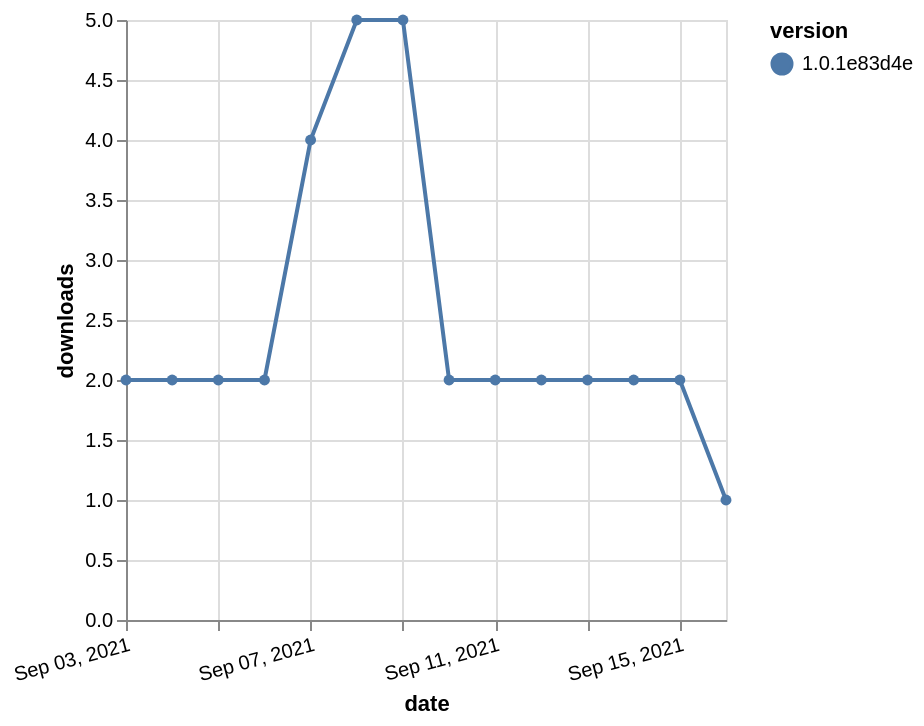

Describe this chart as a Vega-Lite specification.
### Vega-Lite specification from a JSON file in a GitHub repository (floating-point values rounded to 4 significant figures)
{"$schema": "https://vega.github.io/schema/vega-lite/v5.json", "description": "A simple bar chart with embedded data.", "data": {"values": [{"date": "2021-09-03", "total": 2153, "delta": 2, "version": "1.0.1e83d4e"}, {"date": "2021-09-04", "total": 2155, "delta": 2, "version": "1.0.1e83d4e"}, {"date": "2021-09-05", "total": 2157, "delta": 2, "version": "1.0.1e83d4e"}, {"date": "2021-09-06", "total": 2159, "delta": 2, "version": "1.0.1e83d4e"}, {"date": "2021-09-07", "total": 2163, "delta": 4, "version": "1.0.1e83d4e"}, {"date": "2021-09-08", "total": 2168, "delta": 5, "version": "1.0.1e83d4e"}, {"date": "2021-09-09", "total": 2173, "delta": 5, "version": "1.0.1e83d4e"}, {"date": "2021-09-10", "total": 2175, "delta": 2, "version": "1.0.1e83d4e"}, {"date": "2021-09-11", "total": 2177, "delta": 2, "version": "1.0.1e83d4e"}, {"date": "2021-09-12", "total": 2179, "delta": 2, "version": "1.0.1e83d4e"}, {"date": "2021-09-13", "total": 2181, "delta": 2, "version": "1.0.1e83d4e"}, {"date": "2021-09-14", "total": 2183, "delta": 2, "version": "1.0.1e83d4e"}, {"date": "2021-09-15", "total": 2185, "delta": 2, "version": "1.0.1e83d4e"}, {"date": "2021-09-16", "total": 2186, "delta": 1, "version": "1.0.1e83d4e"}]}, "width": "container", "mark": {"type": "line", "point": {"filled": true}}, "encoding": {"x": {"field": "date", "type": "temporal", "timeUnit": "yearmonthdate", "title": "date", "axis": {"labelAngle": -15}}, "y": {"field": "delta", "type": "quantitative", "title": "downloads"}, "color": {"field": "version", "type": "nominal"}, "tooltip": {"field": "delta"}}}
